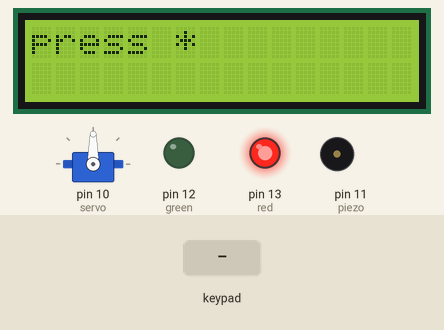
The sketch below on a simulated Arduino Uno, built with avr-gcc and run on an emulated ATmega328P. On the bench: servo, 16×2 character LCD, output pins drawn as LEDs (lit = HIGH), buzzer (waves = sounding). Inputs (shaded band) come from the test bench. EEPROM starts erased.

Above: at 1.2 s.
1.3 s: keypad keys 1 2 3 4 # pressed 0.4 s apart
At 4.4 s:
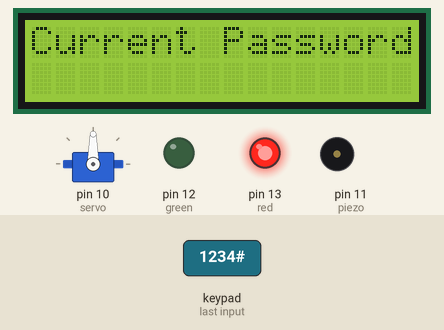
5.0 s: key 'A' pressed
At 6.2 s:
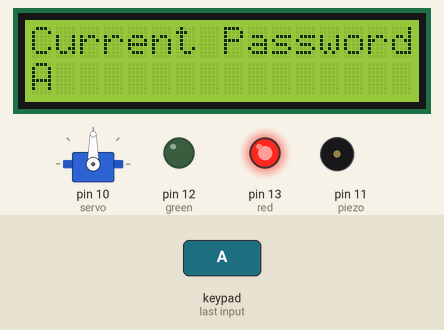
6.5 s: keypad keys 1 2 3 4 * pressed 0.4 s apart
At 10.2 s:
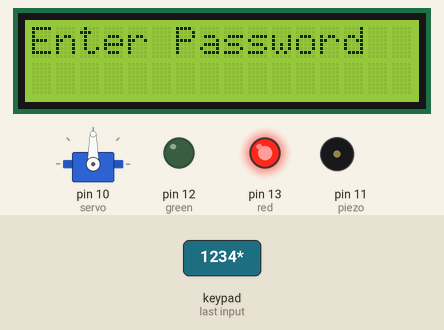
10.5 s: keypad keys 1 2 3 4 A pressed 0.4 s apart
At 12.1 s:
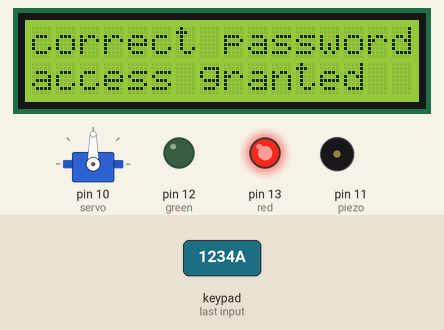
14.2 s: key 'C' pressed
At 16.0 s:
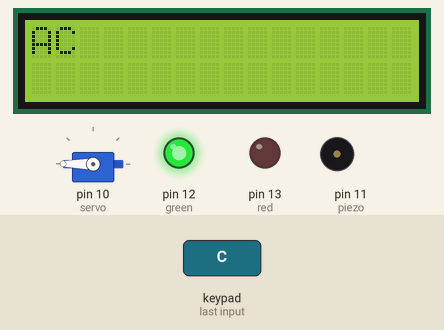
16.4 s: key 'D' pressed
At 17.7 s:
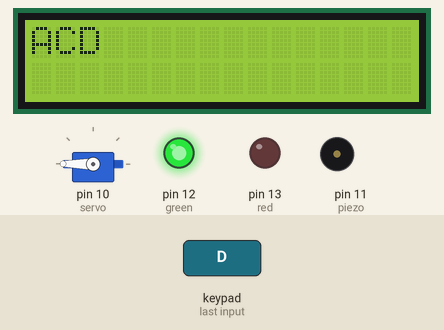
Timing chart, 0 to 18.9 s (numbered marks = the images above; inputs shaded):
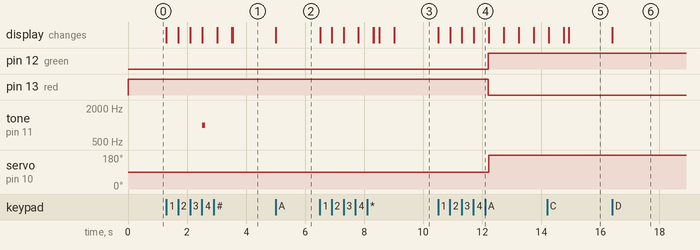

The sketch:

Door_Lock_System.ino
```cpp
#include<LiquidCrystal.h>
#include <Keypad.h>
#include<EEPROM.h>
#include <Servo.h>


#define piezo 11
#define red 13
#define green 12

/*=============================================================*/


//for lcd
char pass[4], oldpass[4], newpass[4]; //password length

int i=0;

LiquidCrystal lcd(4,5,6,7,8,9);


/*=============================================================*/


//for keypad
char keys=0; //the key pressed on the keypad is defined by this char

const byte numrows = 4;

const byte numcols = 4;

char keymap[numrows][numcols] = { //keypad mapping

{'1','2','3','A'},

{'4','5','6','B'},

{'7','8','9','C'},

{'*','0','#','D'}

};

byte rowpins[numrows] = {A0,A1,A2,A3}; //row pins from 1-4

byte colpins[numcols] = {A4,A5,2,3}; //column pins from 1-4

Keypad myKeymap= Keypad(makeKeymap(keymap), rowpins, colpins, numrows, numcols);

/*=============================================================*/


//for servo
Servo servo;


/*=============================================================*/

//setup
void setup()

{


  //servo
  servo.attach(10);//servo pin
  servo.write(90);//servo(door)closed


  pinMode(red, OUTPUT);

  pinMode(green, OUTPUT);

  pinMode(piezo, OUTPUT);

//leds
   digitalWrite(red,HIGH);

   digitalWrite(green,LOW);


  //lcd

    lcd.begin(16,2);

  lcd.print("press *");
  lcd.setCursor(0,1);


}


/*the initial password that the program will start with
will be stored in the eeprom of the arduino*/

void password(){


for(int z=0;z<4;z++)/* password length is 6, the initial password
will start from 0-5 which will be recognized by using z+48(48=0 in ascii)*/


EEPROM.write(z, z+49);/*we use z+49(49=1 in ascii), so that we start our
password from 1 instead of 0*/

  for(int z=0;z<4;z++)

    oldpass[z]=EEPROM.read(z);

}


/*=============================================================*/

//loop

void loop()

{


  //get the key pressed on the keypad

  char keys = myKeymap.getKey();


  //fill the pass with the keys pressed
  if (keys)

  {

    pass[i++]=keys;

    lcd.print(keys);

      }


  //start button
  if(keys=='*'){
    i=0;
 lcd.clear();


  lcd.print("Welcome");

  lcd.setCursor(0,1);//second line on lcd

  lcd.print("Admin Access");

  delay(500);

  lcd.clear();

  lcd.print("Enter Password");

  lcd.setCursor(0,1);

  password();


  }


  //delete key
  if(keys=='B'){

    i=0;
   lcd.clear();

  lcd.print("Enter Password");

  lcd.setCursor(0,1);

 password();
  }


  //change pass
  if(keys=='#')
    changepassword();


  /*==========================================================*/


  //correct pass
  if(i==4)

  {

/* read password  on eeprom,compares the ascii values of both
passwords */
    for(int z=0;z<4;z++)

      oldpass[z]=EEPROM.read(z);

    if(!(strncmp(pass, oldpass,4)))

    {

      lcd.clear();

      lcd.print("correct password");


      lcd.setCursor(0,1);

      lcd.print("access granted");

      delay(500);

      digitalWrite(green,HIGH);
      digitalWrite(red,LOW);


      for(int s=90;s<=180;s++){
        servo.write(s);
      }

      lcd.clear();
      lcd.print("door open");

      delay(500);

      lcd.clear();


    }


    //incorrect pass
    else

    {
      digitalWrite(red,HIGH);
      digitalWrite(green,LOW);

      lcd.clear();

      lcd.print("incorrect");


             tone(piezo,1000,100);
     tone(piezo,1000,100);
delay(500);

      lcd.clear();


      lcd.print("# to Change");

      lcd.setCursor(0,1);

      lcd.print("or try again");

      delay(500);


      lcd.clear();

      lcd.print("Enter Password");

      lcd.setCursor(0,1);

      i=0;


    }


  }

}


/*===========================================================*/


//function for password reset
void changepassword()

{

  int z=0;

  lcd.clear();


  lcd.print("Current Password");//prompt the user to enter current(oldpass) password


  lcd.setCursor(0,1);

  while(z<4)

  {

    char key=myKeymap.getKey();

    if(key)

    {

      newpass[z++]=key;

      lcd.print(key);


    }

    keys=0;

  }

  delay(500);


   //to check if old and new pass match
  if((strncmp(newpass, oldpass, 4)))

  {

    lcd.clear();

    //if password old pass incorrect, try again

    lcd.print("incorrect pass");

    lcd.setCursor(0,1);

    lcd.print("Try Again");

    delay(500);

  }

  else

  {
  //if the current entered password is correct prompt user to enter new pass

    z=0;
    lcd.clear();

    lcd.print("New Password:");

    lcd.setCursor(0,1);

    while(z<4)

    {

      char key=myKeymap.getKey();

      if(key)

      {

        oldpass[z]=key;

        lcd.print(key);

        EEPROM.write(z,key);

        z++;


      }

    }

    lcd.clear();

    lcd.print("password Changed");

    delay(500);

  }

  lcd.clear();

  lcd.print("Enter Password");

  lcd.setCursor(0,1);

  i=0;


}
```

Measured:
- after the input at 1.3 s, tone on pin 11 (piezo): silent → 1000 Hz after 1.2 s, → silent 0.10 s later; the display: first changes at once (image 1 shows a later state)
- after the input at 5.0 s, the display: changes at once (image 2)
- after the input at 6.5 s, the display: first changes at once (image 3 shows a later state)
- after the input at 10.5 s, pin 12 (green): LOW → HIGH after 1.7 s; pin 13 (red): HIGH → LOW after 1.7 s; servo on pin 10 (servo): 90° → 180° after 1.7 s; the display: first changes at once (image 4 shows a later state)
- after the input at 14.2 s, the display: first differs from a run without the input after 0.73 s (image 5)
- after the input at 16.4 s, the display: changes at once (image 6)
